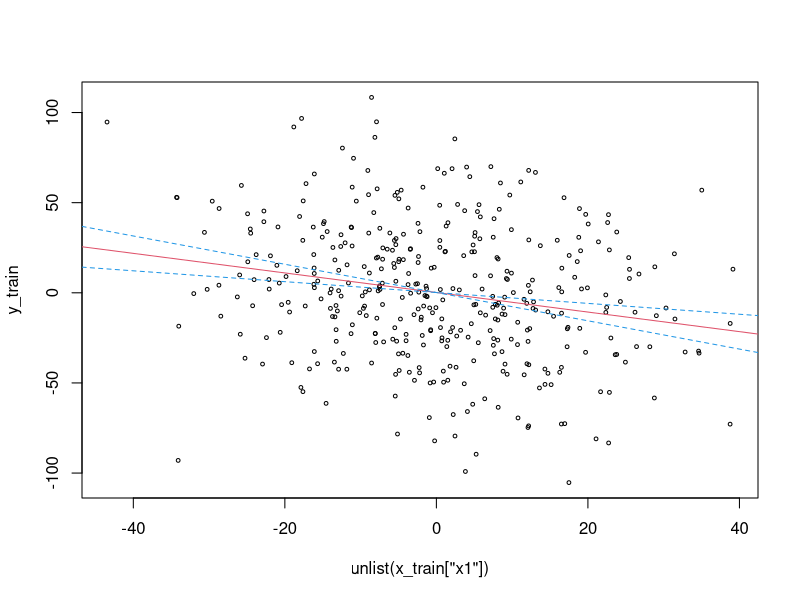

Write R code to recreate this figure. (Note: this script raises an error after producing the figure.)

n_observations <- 500
n_variables <- 2
variable_means = c(0,0)
variable_stds = c(10,20)


train_prop <- 0.8
test_prop <- 0.2

n_train <- ceiling(n_observations * train_prop)
n_test <- n_observations - n_train

x <- matrix(0,n_observations,n_variables)

for (n in 1:n_variables) 
  
{
  
  x[,n] <- rnorm(n_observations,mean=variable_means[n],sd=variable_stds[n])
  
}
weights = runif(n_variables,-5,5)
y = colSums((weights * t(x)))

noise<-matrix(runif(n_observations * n_variables,-20,20),n_observations,n_variables)
x <- x + noise

x_full=data.frame(x1=x[,1],x2=x[,2])

i = sample(seq(0,n_observations),n_train)

y_train = y[i]
x_train = x_full[i,]

y_test = y[-i]
x_test = x_full[-i,]

lmodel.one <- lm(y_train ~ x1,data=x_train)
summary(lmodel.one)
preds1<-predict(lmodel.one,newdata=x_test,interval="predict")

lmodel.two <- lm(y_train ~ x1 + x2,data=x_train)
summary(lmodel.two)
preds2<-predict(lmodel.two,newdata=x_test,interval="predict")
perf = data.frame(R2metric1 = cor(preds1[,1],y_test)^2, R2metric2 = cor(preds2[,1],y_test)^2)

perf

plot(unlist(x_train["x1"]),y_train,cex=.50)
cints = confint(lmodel.one, 'x1', level=0.95)
a = lmodel.one$coefficients[1]
b = lmodel.one$coefficients[2]
abline(a,b,col=2)
abline(a,cints[1],col=4,lty='dashed')
abline(a,cints[2],col=4,lty='dashed')

y_max = round(max(y_test[1:10]))

errbar(y_test[1:10], preds1[1:10,1], preds1[1:10,3], preds1[1:10,2],ylim=c(-y_max,y_max),xlim=c(-y_max,y_max),ylab="Y'",xlab="Y")
abline(a = 0, b = 1, col = 2)
term1 = toString(round(lmodel.one$coefficients[1],digits=2))
term2 = toString(round(lmodel.one$coefficients[2],digits=2))
tlabel=paste("y' = ",term2,"x1"," + ",term1,sep="")
title(tlabel)

errbar(y_test[1:10], preds2[1:10,1], preds2[1:10,3], preds2[1:10,2],ylim=c(-y_max,y_max),xlim=c(-y_max,y_max),ylab="Y'",xlab="Y")
abline(a = 0, b = 1, col = 2)

term1 = toString(round(lmodel.two$coefficients[1],digits=2))
term2 = toString(round(lmodel.two$coefficients[2],digits=2))
term3 = toString(round(lmodel.two$coefficients[3],digits=2))

tlabel=paste("y' = ",term2,"x1"," + ",term3,"x2"," + ", term1,sep="")
title(tlabel)

#what happens when we add a highly correlated variable?

x3 = x_full$x1 + x_full$x2 + runif(500,-0.1,0.1)

x_full3 = data.frame(x1=x[,1],x2=x[,2],x3=x3)
x_train3 = x_full3[i,]
x_test3 = x_full3[-i,]

lmodel.three <- lm(y_train ~ x1 + x2 + x3,data=x_train3)
preds3<-predict(lmodel.three,newdata=x_test3,interval="predict")
cor(preds3[,1],y_test)^2
